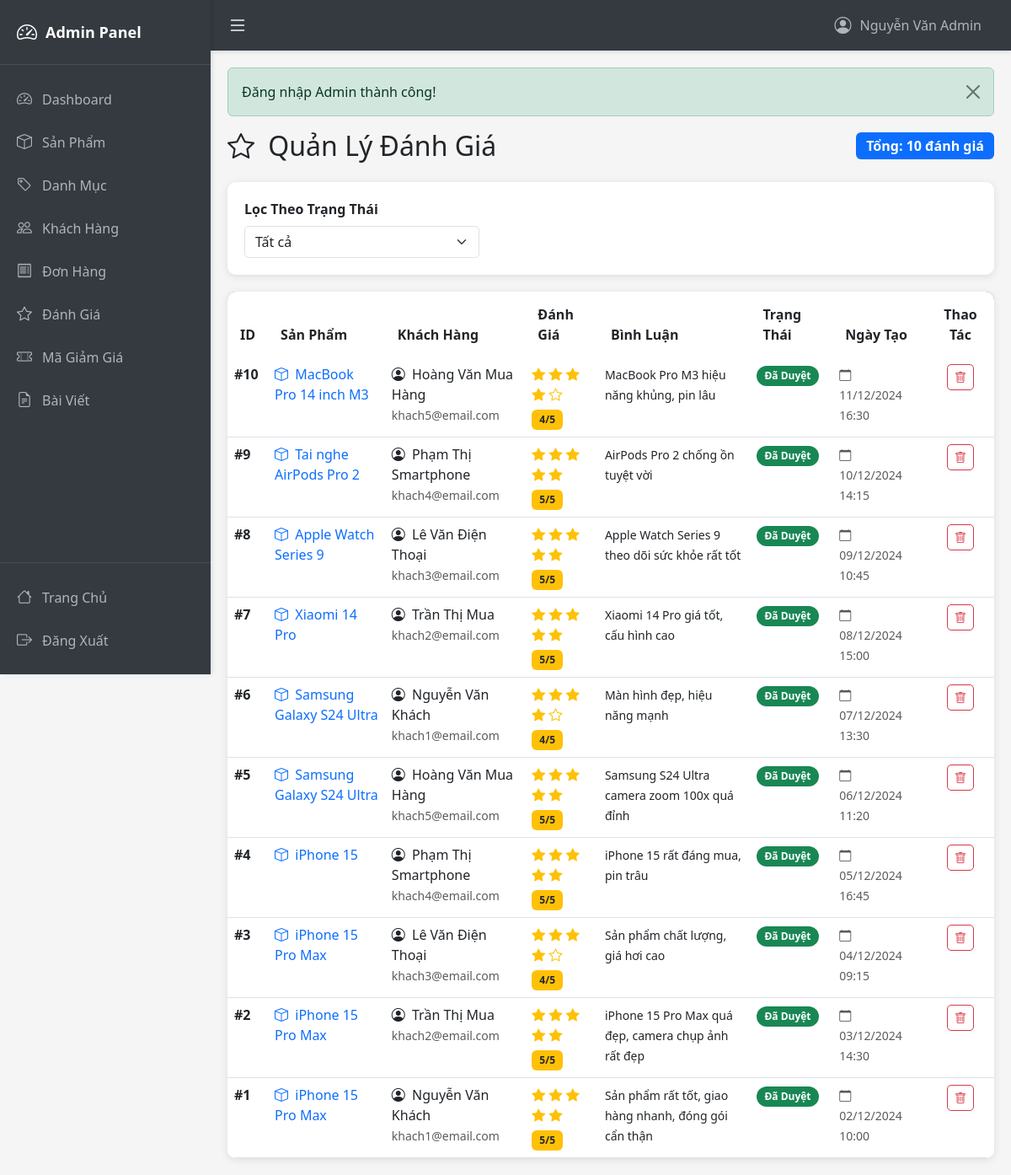
Screenshot of /admin/reviews (signed in) with the database file from the repository.
### tables this page shows
CREATE TABLE IF NOT EXISTS Product_Reviews (
  review_id INT AUTO_INCREMENT PRIMARY KEY,
  product_id INT NOT NULL,
  customer_id INT NOT NULL,
  rating INT NOT NULL CHECK (rating >= 1 AND rating <= 5),
  comment TEXT,
  status VARCHAR(20) DEFAULT 'pending',
  created_at DATETIME DEFAULT CURRENT_TIMESTAMP,
  FOREIGN KEY (product_id) REFERENCES Products(product_id) ON DELETE CASCADE,
  FOREIGN KEY (customer_id) REFERENCES Customers(customer_id) ON DELETE CASCADE
);

CREATE TABLE Products (
  product_id INT AUTO_INCREMENT PRIMARY KEY,
  product_name VARCHAR(100) NOT NULL,
  brand VARCHAR(50),
  description TEXT,
  created_at DATETIME DEFAULT CURRENT_TIMESTAMP,
  category_id INT,
  supplier_id INT,
  FOREIGN KEY (category_id) REFERENCES Categories(category_id) ON DELETE SET NULL,
  FOREIGN KEY (supplier_id) REFERENCES Suppliers(supplier_id) ON DELETE SET NULL
);

CREATE TABLE Customers (
  customer_id INT AUTO_INCREMENT PRIMARY KEY,
  full_name VARCHAR(100),
  phone_number VARCHAR(15),
  email VARCHAR(100),
  password VARCHAR(255),
  address VARCHAR(255),
  gender VARCHAR(10),
  date_of_birth DATE,
  status VARCHAR(20) DEFAULT 'active',
  created_at DATETIME DEFAULT CURRENT_TIMESTAMP
);

### Controllers/AdminController.php (called while the page is built, shortened)
<?php
class AdminController extends BaseController {
    private $reviewModel;
    public function __construct() {
        $this->reviewModel = new ReviewModel();
    }
    public function reviews() {
        $statusFilter = $_GET['status'] ?? '';
        $reviews = $this->reviewModel->getAllReviews();
        $data = [
            'reviews' => $reviews,
            'statusFilter' => $statusFilter,
            'pageTitle' => 'Quản Lý Đánh Giá'
        ];
        $this->view('admin/reviews/index', $data, true);
    }
}
?>

### models/BaseModel.php (called while the page is built, shortened)
<?php
class BaseModel {
    public function __construct() {
        $db = new Database();
        $this->conn = $db->getConnection();
    }
}
?>

### config/database.php (called while the page is built, shortened)
<?php
class Database {
    private $host = "localhost";
    private $db_name = "inventory_system";
    private $username = "root";
    private $password = "";
    public function getConnection() {
        $this->conn = null;
        try {
            $this->conn = new PDO(
                "mysql:host=" . $this->host . ";dbname=" . $this->db_name . ";charset=utf8mb4",
                $this->username,
                $this->password,
                [
                    PDO::MYSQL_ATTR_INIT_COMMAND => "SET NAMES utf8mb4 COLLATE utf8mb4_unicode_ci"
                ]
            );
            $this->conn->setAttribute(PDO::ATTR_ERRMODE, PDO::ERRMODE_EXCEPTION);
            $this->conn->setAttribute(PDO::ATTR_DEFAULT_FETCH_MODE, PDO::FETCH_ASSOC);
            $this->conn->exec("SET NAMES utf8mb4");
        } catch(PDOException $e) {
            echo "Connection error: " . $e->getMessage();
        }
        return $this->conn;
    }
}
?>

### models/ReviewModel.php (called while the page is built, shortened)
<?php
class ReviewModel extends BaseModel {
    public function getAllReviews($limit = null, $offset = 0) {
        $sql = "SELECT r.*, c.full_name, c.email, p.product_name
                FROM Product_Reviews r
                LEFT JOIN Customers c ON r.customer_id = c.customer_id
                LEFT JOIN Products p ON r.product_id = p.product_id
                ORDER BY r.created_at DESC";
        $stmt = $this->conn->prepare($sql);
        $stmt->execute();
        return $stmt->fetchAll();
    }
}
?>

### views/admin/reviews/index.php (the view, shortened to what this page needs)
<?php
require_once dirname(dirname(__DIR__)) . "/admin/layouts/header.php";
?>
<div class="d-flex justify-content-between align-items-center mb-4">
    <h2 class="mb-0">
        <i class="bi bi-star me-2"></i> Quản Lý Đánh Giá
    </h2>
    <span class="badge bg-primary fs-6">
        Tổng: <?= count($reviews) ?> đánh giá
    </span>
</div>
<div class="filter-bar">
    <form method="GET" action="<?= BASE_URL ?>admin/reviews" class="row g-3">
        <div class="col-md-4">
            <label class="form-label fw-bold">Lọc Theo Trạng Thái</label>
            <select name="status" class="form-select" onchange="this.form.submit()">
                <option value="">Tất cả</option>
            </select>
        </div>
    </form>
</div>
<div class="table-responsive review-table">
    <table class="table table-hover mb-0">
        <thead>
            <tr>
                <th>ID</th>
                <th>Sản Phẩm</th>
                <th>Khách Hàng</th>
                <th>Đánh Giá</th>
                <th>Bình Luận</th>
                <th>Trạng Thái</th>
                <th>Ngày Tạo</th>
                <th class="text-center">Thao Tác</th>
            </tr>
        </thead>
        <tbody>
            <?php if (empty($reviews)): ?>
            <tr>
                <td colspan="8" class="text-center py-5">
                    <i class="bi bi-inbox fs-1 d-block text-muted mb-3"></i>
                    <p class="text-muted mb-0">Không có đánh giá nào</p>
                </td>
            </tr>
            <?php else: ?>
                <?php foreach ($reviews as $review): ?>
                <tr>
                    <td><strong>#<?= $review['review_id'] ?></strong></td>
                    <td>
                        <a href="<?= BASE_URL ?>product/detail/<?= $review['product_id'] ?>"
                           class="text-decoration-none" target="_blank">
                            <i class="bi bi-box me-1"></i>
                            <?= htmlspecialchars($review['product_name'] ?? 'N/A') ?>
                        </a>
                    </td>
                    <td>
                        <i class="bi bi-person-circle me-1"></i>
                        <?= htmlspecialchars($review['full_name'] ?? 'Khách hàng') ?>
                        <br>
                        <small class="text-muted"><?= htmlspecialchars($review['email'] ?? '') ?></small>
                    </td>
                    <td>
                        <div class="mb-1">
                            <?php for ($i = 1; $i <= 5; $i++): ?>
                                <i class="bi bi-star<?= $i <= $review['rating'] ? '-fill' : '' ?> text-warning"></i>
                            <?php endfor; ?>
                        </div>
                        <span class="badge bg-warning text-dark"><?= $review['rating'] ?>/5</span>
                    </td>
                    <td>
                        <small><?= !empty($review['comment']) ? htmlspecialchars(mb_substr($review['comment'], 0, 100)) . (mb_strlen($review['comment']) > 100 ? '...' : '') : 'Không có bình luận' ?></small>
                    </td>
                    <td>
                        <?php
                            $status = $review['status'] ?? 'pending';
                            $statusClass = $status == 'approved' ? 'success' : ($status == 'rejected' ? 'danger' : 'warning');
                            $statusText = $status == 'approved' ? 'Đã Duyệt' : ($status == 'rejected' ? 'Đã Từ Chối' : 'Chờ Duyệt');
                        ?>
                        <span class="badge bg-<?= $statusClass ?> rounded-pill">
                            <?= $statusText ?>
                        </span>
                    </td>
                    <td>
                        <small class="text-muted">
                            <i class="bi bi-calendar me-1"></i>
                            <?= date('d/m/Y H:i', strtotime($review['created_at'])) ?>
                        </small>
                    </td>
                    <td class="text-center">
                        <a href="<?= BASE_URL ?>admin/reviewDelete/<?= $review['review_id'] ?>"
                           class="btn btn-sm btn-outline-danger"
                           onclick="return confirm('Bạn có chắc muốn xóa đánh giá này?')"
                           title="Xóa">
                            <i class="bi bi-trash"></i>
                        </a>
                    </td>
                </tr>
                <?php endforeach; ?>
            <?php endif; ?>
        </tbody>
    </table>
</div>
<?php require_once dirname(dirname(__DIR__)) . "/admin/layouts/footer.php"; ?>

### public/css/admin.css (style rules this page uses)
:root { --sidebar-width: 250px; --sidebar-collapsed-width: 70px; --topbar-height: 60px; --primary-color: #343a40; --secondary-color: #495057; --accent-color: #007bff; }
* { margin: 0; padding: 0; box-sizing: border-box; }
body { background-color: #f5f5f5; display: flex; flex-direction: column; }
.table { background-color: white; }
.table thead { background-color: #f8f9fa; }
.btn { border-radius: 5px; }
.form-control, .form-select { border-radius: 5px; }
.badge { padding: 0.5em 0.75em; }

### views/admin/reviews/index.php (style rules this page uses)
.review-table { box-shadow: 0 2px 10px rgba(0,0,0,0.1); border-radius: 10px; overflow: hidden; }
.review-table thead { background: linear-gradient(135deg, #667eea 0%, #764ba2 100%); color: white; }
.review-table thead th { border: none; padding: 15px; font-weight: 600; }
.review-table tbody tr { transition: all 0.3s ease; }
.filter-bar { background: white; padding: 20px; border-radius: 10px; box-shadow: 0 2px 10px rgba(0,0,0,0.1); margin-bottom: 20px; }

### rows the page displays
product_reviews: review_id "10", product.product_name "MacBook Pro 14 inch M3", customer.full_name "Hoàng Văn Mua Hàng", customer.email "khach5@email.com", rating "4", comment "MacBook Pro M3 hiệu năng khủng, pin lâu", status "Đã Duyệt", created_at "11/12/2024 16:30"
product_reviews: review_id "9", product.product_name "Tai nghe AirPods Pro 2", customer.full_name "Phạm Thị Smartphone", customer.email "khach4@email.com", rating "5", comment "AirPods Pro 2 chống ồn tuyệt vời", status "Đã Duyệt", created_at "10/12/2024 14:15"
product_reviews: review_id "8", product.product_name "Apple Watch Series 9", customer.full_name "Lê Văn Điện Thoại", customer.email "khach3@email.com", rating "5", comment "Apple Watch Series 9 theo dõi sức khỏe rất tốt", status "Đã Duyệt", created_at "09/12/2024 10:45"
product_reviews: review_id "7", product.product_name "Xiaomi 14 Pro", customer.full_name "Trần Thị Mua", customer.email "khach2@email.com", rating "5", comment "Xiaomi 14 Pro giá tốt, cấu hình cao", status "Đã Duyệt", created_at "08/12/2024 15:00"
product_reviews: review_id "6", product.product_name "Samsung Galaxy S24 Ultra", customer.full_name "Nguyễn Văn Khách", customer.email "khach1@email.com", rating "4", comment "Màn hình đẹp, hiệu năng mạnh", status "Đã Duyệt", created_at "07/12/2024 13:30"
product_reviews: review_id "5", product.product_name "Samsung Galaxy S24 Ultra", customer.full_name "Hoàng Văn Mua Hàng", customer.email "khach5@email.com", rating "5", comment "Samsung S24 Ultra camera zoom 100x quá đỉnh", status "Đã Duyệt", created_at "06/12/2024 11:20"
product_reviews: review_id "4", product.product_name "iPhone 15", customer.full_name "Phạm Thị Smartphone", customer.email "khach4@email.com", rating "5", comment "iPhone 15 rất đáng mua, pin trâu", status "Đã Duyệt", created_at "05/12/2024 16:45"
product_reviews: review_id "3", product.product_name "iPhone 15 Pro Max", customer.full_name "Lê Văn Điện Thoại", customer.email "khach3@email.com", rating "4", comment "Sản phẩm chất lượng, giá hơi cao", status "Đã Duyệt", created_at "04/12/2024 09:15"
product_reviews: review_id "2", product.product_name "iPhone 15 Pro Max", customer.full_name "Trần Thị Mua", customer.email "khach2@email.com", rating "5", comment "iPhone 15 Pro Max quá đẹp, camera chụp ảnh rất đẹp", status "Đã Duyệt", created_at "03/12/2024 14:30"
product_reviews: review_id "1", product.product_name "iPhone 15 Pro Max", customer.full_name "Nguyễn Văn Khách", customer.email "khach1@email.com", rating "5", comment "Sản phẩm rất tốt, giao hàng nhanh, đóng gói cẩn thận", status "Đã Duyệt", created_at "02/12/2024 10:00"

### other values shown
$_SESSION['admin_name'] "Nguyễn Văn Admin"
$_SESSION['success'] "Đăng nhập Admin thành công!"
count($reviews) "10"
